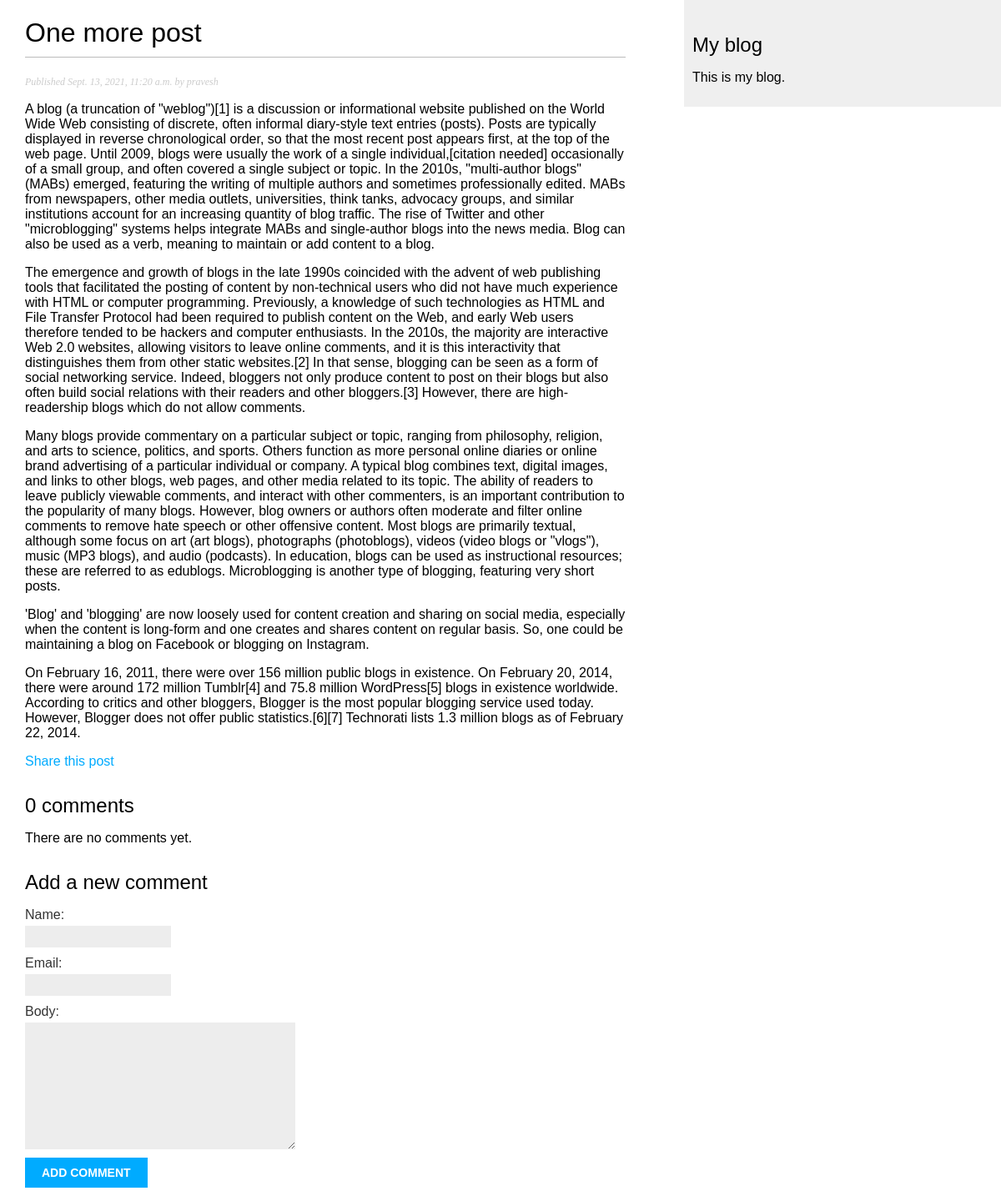
The page /blog/2021/9/13/one-more-post/ on the database as committed earlier.
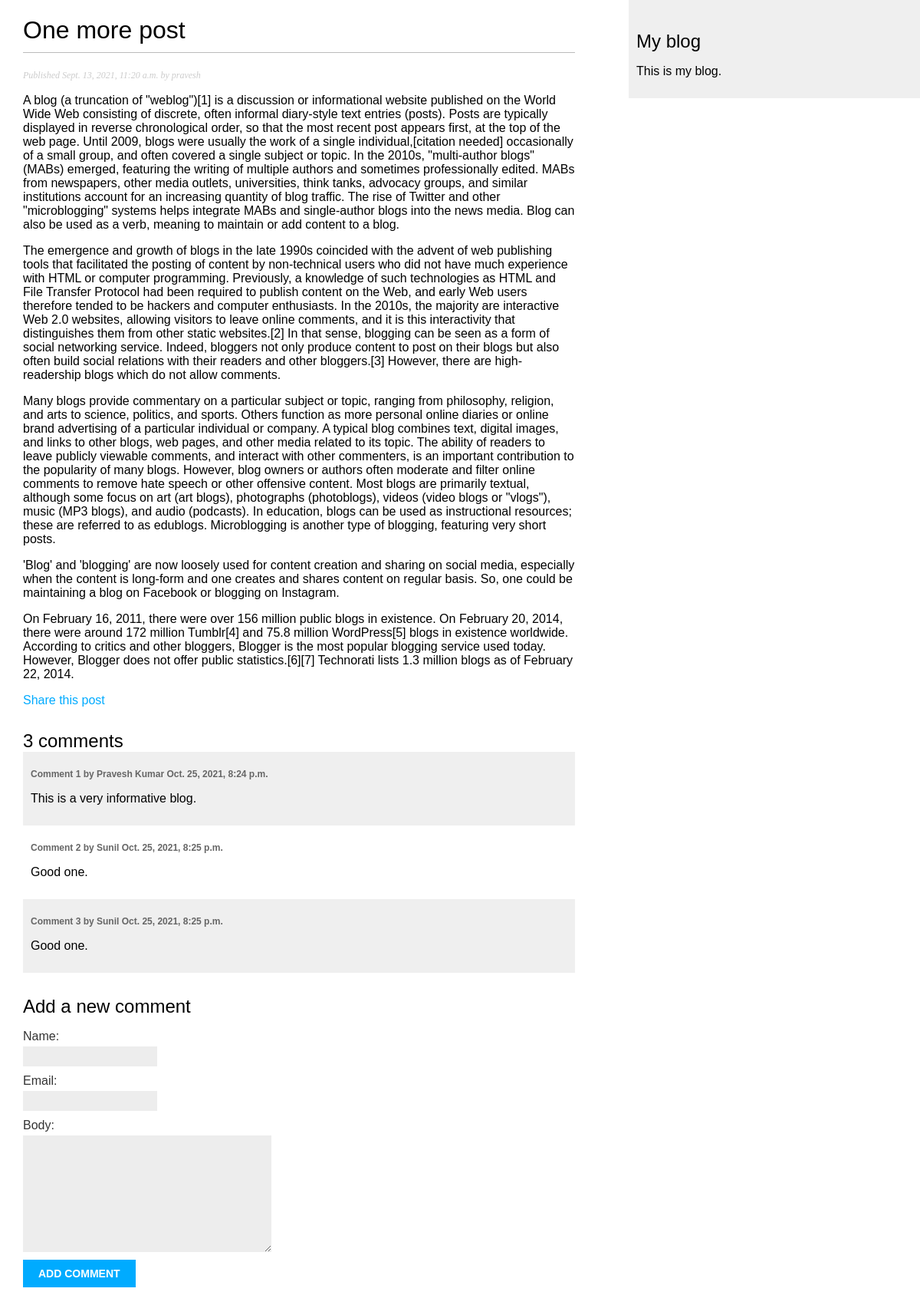
The same page on the database as committed later.
### blog/models.py (models this page shows, shortened)
class Post(models.Model):
    objects = models.Manager()              #default manager
    published = PublishedManager()          #custom manager
    STATUS_CHOICES = (
        ('draft', 'Draft'),
        ('published', 'Published'),
        )
    title = models.CharField(max_length=250)
    slug = models.SlugField(
        max_length=250,
        unique_for_date='publish'
        )
    author = models.ForeignKey(
        User,
        on_delete=models.CASCADE,
        related_name='blog_posts'
        )
    body = models.TextField()
    publish = models.DateTimeField(default=timezone.now)
    created = models.DateTimeField(auto_now_add=True)
    updated = models.DateTimeField(auto_now=True)
    status = models.CharField(
        max_length=10,
        choices=STATUS_CHOICES,
        default='draft'
        )
    tags = TaggableManager()      #The tags manager allows to add, retrieve, and remove tags from Post
    class Meta:
        ordering = ('-publish',)

class Comment(models.Model):
    post = models.ForeignKey(       # to which post the comment object is associated with
        Post,
        on_delete=models.CASCADE,
        related_name='comments'     # this attribute is used to backtrack to the this object from post object
        )
    name = models.CharField(max_length=80)      # name of user who commented
    email = models.EmailField()                 # name of email who commented
    body = models.TextField()                   # body of the comment
    created = models.DateTimeField(auto_now_add=True)       # timestamp of comment creation
    updated = models.DateTimeField(auto_now=True)           # timestamp of comment updation
    active = models.BooleanField(default=True)              # flag for inappropriate comment
    class Meta:
        ordering = ('created',)                 # sort comments by creation timestamp

### blog/views.py (the view)
def post_detail(request, year, month, day, post):
    post = get_object_or_404(
        Post,
        slug=post,
        status='published',
        publish__year=year,
        publish__month=month,
        publish__day=day
        )
    comments = post.comments.filter(active=True)
    new_comment = None
    if request.method == 'POST':
        comment_form = CommentForm(data=request.POST)
        if comment_form.is_valid():
            new_comment = comment_form.save(commit=False)
            new_comment.post = post
            new_comment.save()
    else:
        comment_form = CommentForm()
    args = {                                # data to be passed to the template for rendering
            'post': post,
            'comments': comments,
            'new_comment': new_comment,
            'comment_form': comment_form
            }
    return render(
        request,
        'blog/post/detail.html',
        args
    )

### blog/forms.py
class CommentForm(forms.ModelForm):
    class Meta:                 # indicate which model to use and django will automatically
        model = Comment         # introspect and builds the from dynamically
        fields = ('name', 'email', 'body')      # only this 3 fields need to appear in the

### blog/templates/blog/post/detail.html (shortened to what this page needs)
{% extends "blog/base.html" %}
{% block content %}
    <h1>{{ post.title }}</h1>
    <p class="date">
        Published {{ post.publish }} by {{ post.author }}
    </p>
    {{ post.body|linebreaks }}
    <p>
        <a href="{% url "blog:post_share" post.id %}">Share this post</a>
    </p>
    {% with comments.count as total_comments %}
        <h2>
            {{ total_comments }} comment{{total_comments|pluralize}}
        </h2>
    {% endwith %}
    {% for comment in comments %}
        <div class="comment">
            <p class="info">
                Comment {{ forloop.counter }} by {{ comment.name }}
                {{ comment.created }}
            </p>
            {{ comment.body|linebreaks }}
        </div>
    {% empty %}
        <p>There are no comments yet.</p>
    {% endfor %}
    {% if new_comment %}
        <h2>Your comment has been added.</h2>
    {% else %}
        <h2>Add a new comment</h2>
        <form method="post">
            {{ comment_form.as_p }}
            <p>
                <input type="submit" value="Add comment">
            </p>
        </form>
    {% endif %}
{% endblock %}

### blog/templates/blog/base.html (shortened to what this page needs)
{% load static %}
<!DOCTYPE html>
<html>
    <head>
        <link href="{% static "css/blog.css" %}" rel="stylesheet">
    </head>
    <body>
        <div id="content">
            {% block content %}
            {% endblock %}
        </div>
        <div id="sidebar">
            <h2>My blog</h2>
            <p>This is my blog.</p>
        </div>
    </body>
</html>

### blog/static/css/blog.css (style rules this page uses)
body { margin:0; padding:0; font-family:helvetica, sans-serif; }
a { color:#00abff; text-decoration:none; }
h1 { font-weight:normal; border-bottom:1px solid #bbb; padding:0 0 10px 0; }
h2 { font-weight:normal; margin:30px 0 0; }
#content { float:left; width:60%; padding:0 0 0 30px; }
#sidebar { float:right; width:30%; padding:10px; background:#efefef; height:100%; }
p.date { color:#ccc; font-family: georgia, serif; font-size: 12px; font-style: italic; }
label { float:left; clear:both; color:#333; margin-bottom:4px; }
input, textarea { clear:both; float:left; margin:0 0 10px; background:#ededed; border:0; padding:6px 10px; font-size:12px; }
input[type=submit] { font-weight:bold; background:#00abff; color:#fff; padding:10px 20px; font-size:14px; text-transform:uppercase; }
.comment { padding:10px; }
.comment:nth-child(even) { background:#efefef; }
.comment .info { font-weight:bold; font-size:12px; color:#666; }

Rows that differ between the two databases and show on the page:
added Comment: name "Pravesh Kumar", created "Oct. 25, 2021, 8:24 p.m.", body "This is a very informative blog."
added Comment: name "Sunil", created "Oct. 25, 2021, 8:25 p.m.", body "Good one."
added Comment: name "Sunil", created "Oct. 25, 2021, 8:25 p.m.", body "Good one."
Other text that changed with them:
{{ total_comments }}: "0" → "3"
text no longer shown: "There are no comments yet."
